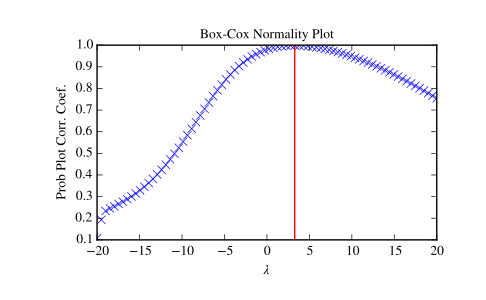

Generate this figure with Python:
from scipy import stats
import matplotlib.pyplot as plt

# Generate some non-normally distributed data, and create a Box-Cox plot:

x = stats.loggamma.rvs(5, size=500) + 5
fig = plt.figure()
ax = fig.add_subplot(111)
stats.boxcox_normplot(x, -20, 20, plot=ax)

# Determine and plot the optimal ``lmbda`` to transform ``x`` and plot it in
# the same plot:

_, maxlog = stats.boxcox(x)
ax.axvline(maxlog, color='r')

plt.show()
